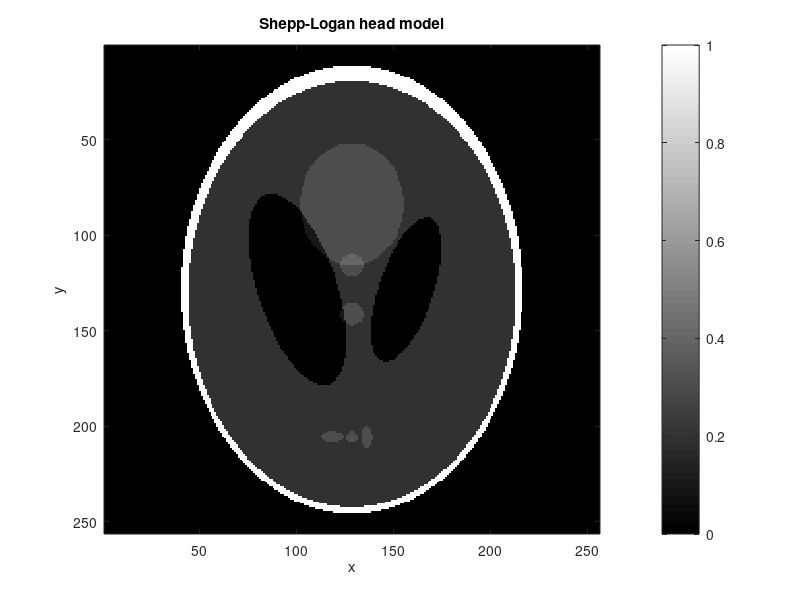
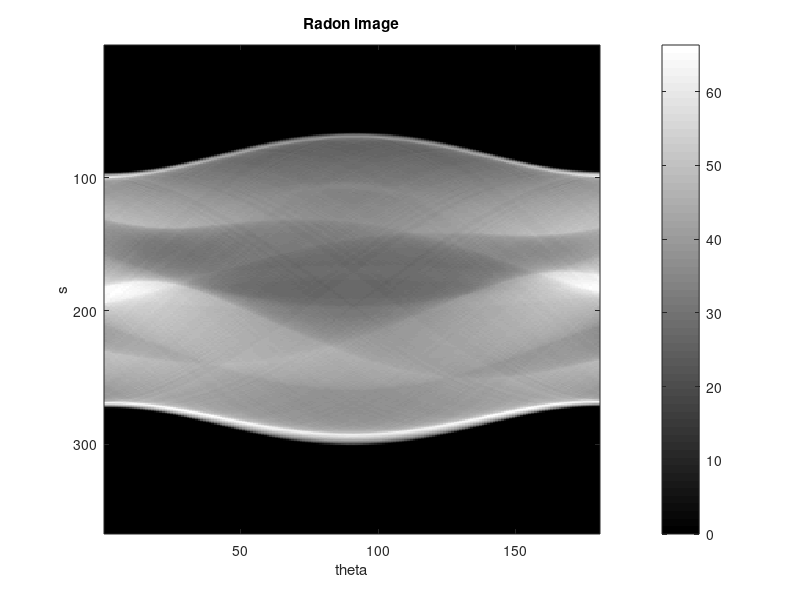
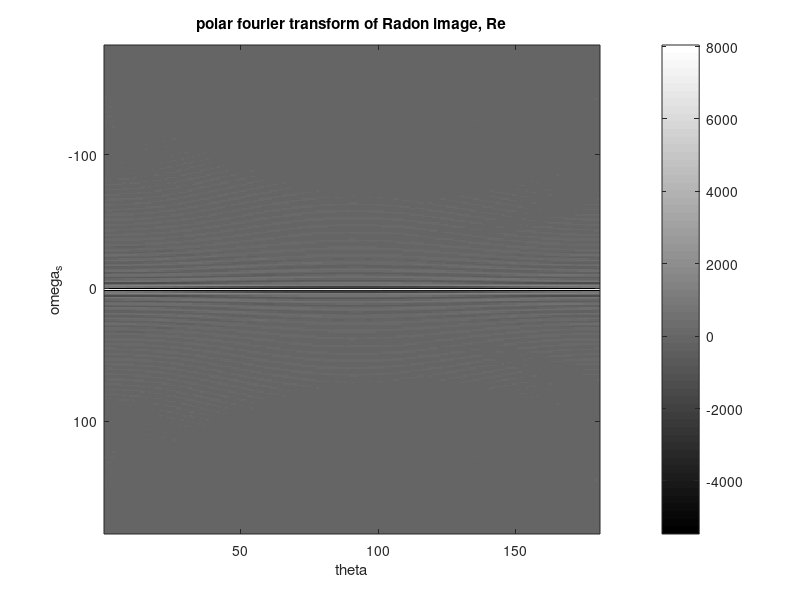
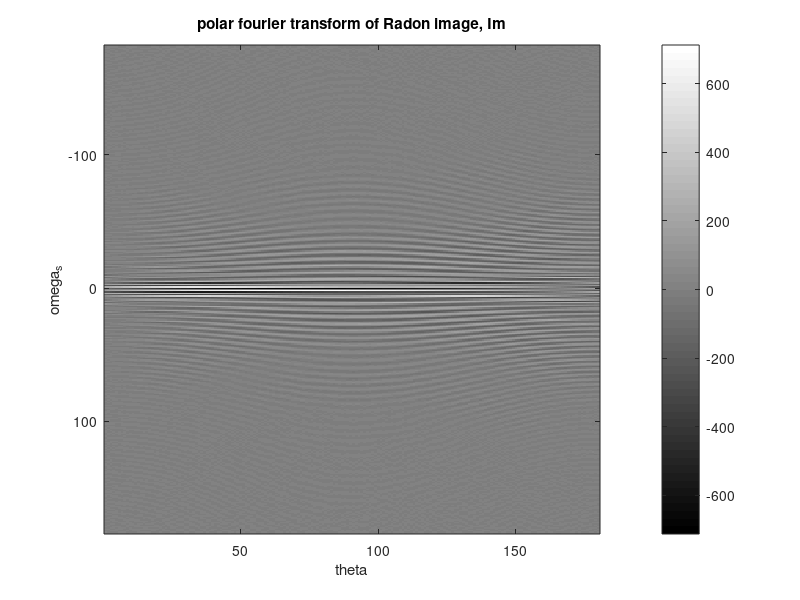

Here is the MATLAB script that generated these plots, in order:
%% Size of reconstructed image
N=256;

%% Create Phantom
P = phantom('Modified Shepp-Logan',N);
%P = zeros(N);
%P(200,100)=1;

figure(1)
imagesc(P)
xlabel('x'),ylabel('y'),colormap(gray),colorbar
title('Shepp-Logan head model')
print -dpng 1_phantom.png

%% Apply radon transformation
[RT,XP] = radon(P);

%% apply noise
%SNR=0.1;    % Signal to noise ratio
%[a b] = size(RT);
%RT = RT + SNR * 2 *( rand(a,b)/2 );

%% Show radon image
figure(2)
imagesc(RT);
xlabel('theta'),ylabel('s'),colormap(gray),colorbar
title('Radon image')
print -dpng 2_radon.png

%% polar fourier transform
F2 = fftshift(fft(RT),1);

[a,b]=size(F2);
theta=(1:b);
omega=(1:a)-floor(a/2);
[Theta Omega]=meshgrid(theta,omega);

figure(3)
imagesc(theta, omega, real(F2)),colormap(gray),colorbar
xlabel('theta'),ylabel('omega_s')
title('polar fourier transform of Radon image, Re')
print -dpng 3a_fourier_radon_real.png

figure(4)
imagesc(theta, omega, imag(F2)),colormap(gray),colorbar
xlabel('theta'),ylabel('omega_s')
title('polar fourier transform of Radon image, Im')
print -dpng 3b_fourier_radon_imag.png

%% change to x-y coordinate
F22 = horzcat(F2,F2,F2);
theta2=(1-b:b+b);
omega2=(1:a)-floor(a/2);
[Theta2 Omega2]=meshgrid(theta2,omega2);

xx=(1:N)-N/2;
yy=(1:N)-N/2;
[XX YY]=meshgrid( xx , yy );
th = atan2(YY,XX).*180./pi;
w = sqrt( XX.^2 + YY.^2 ) .* sign (th);
th = abs(th);

Fxy = interp2(Theta2,Omega2,F22,th,w);
Fxy(isnan(Fxy))=0;        % set all nan to zero

figure(5)
imagesc(xx,yy,real(Fxy)),colormap(gray),colorbar
xlabel('omega_x'),ylabel('omega_y')
title('polar to x-y cubic interpolation, Re')
print -dpng 4a_fourier_xy_real.png

figure(6)
imagesc(xx, yy, imag(Fxy)),colormap(gray),colorbar
xlabel('omega_x'),ylabel('omega_y')
title('polar to x-y cubic interpolation, Im')
print -dpng 4b_fourier_xy_imag.png

%% inverse FFT
f = ifft2(Fxy);

figure(7)
imagesc(xx,yy,real(f)),colormap(gray),colorbar
xlabel('x'),ylabel('y')
title('Inverse FFT, Re')
print -dpng 5_reconstruct_xy_real.png

figure(8)
imagesc(xx,yy,imag(f)),colormap(gray),colorbar
xlabel('x'),ylabel('y')
title('Inverse FFT, Im')
print -dpng 5_reconstruct_xy_imag.png
